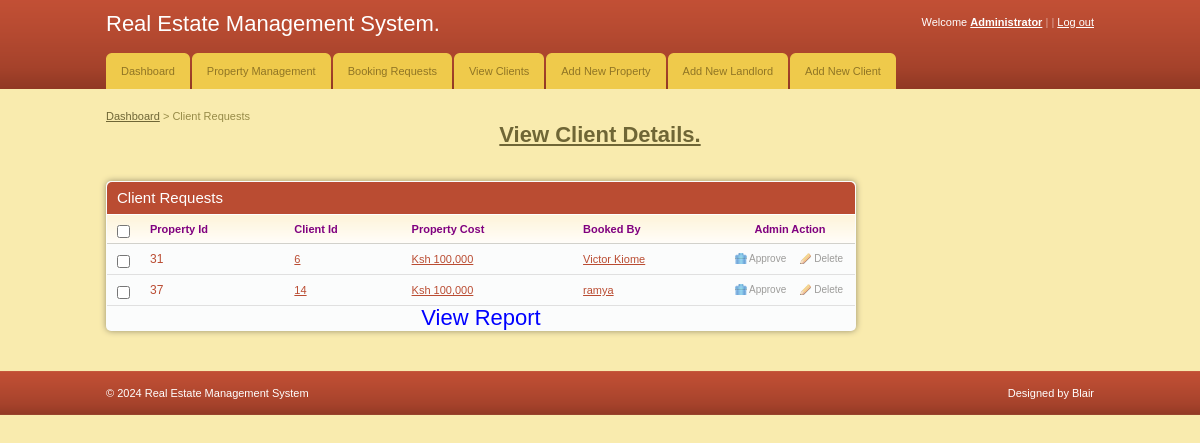
/admin/client_requests.php, run on an earlier commit of the app's database.
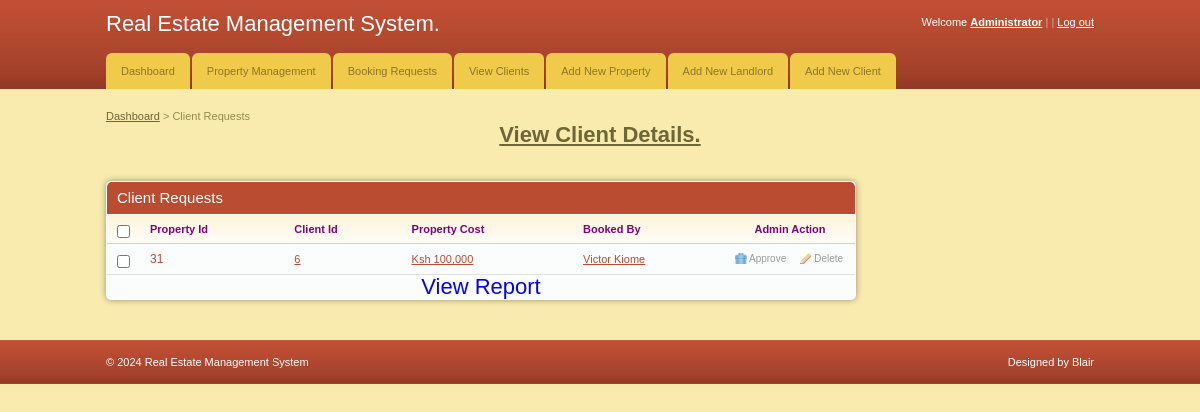
And on a later commit of the database.
### tables this page shows
CREATE TABLE `userbook` (
  `userbook_id` int(15) NOT NULL,
  `name` varchar(200) NOT NULL,
  `houseid` varchar(15) NOT NULL,
  `location` varchar(100) NOT NULL,
  `user_id` varchar(12) NOT NULL,
  `status` varchar(100) NOT NULL
);

CREATE TABLE `houses` (
  `house_id` int(11) NOT NULL,
  `house_type` varchar(255) NOT NULL,
  `image` text NOT NULL,
  `rent_cost` varchar(11) NOT NULL,
  `location` varchar(30) NOT NULL,
  `location_description` text NOT NULL,
  `max_capacity` varchar(100) NOT NULL,
  `name` varchar(100) NOT NULL,
  `contact` int(20) NOT NULL,
  `status` varchar(255) NOT NULL
);

### admin/client_requests.php (the view, shortened to what this page needs)
<!DOCTYPE html PUBLIC "-//W3C//DTD XHTML 1.0 Transitional//EN" "http://www.w3.org/TR/xhtml1/DTD/xhtml1-transitional.dtd">
<html xmlns="http://www.w3.org/1999/xhtml">
<head>
	<link rel="stylesheet" href="css/style.css" type="text/css" media="all" />
</head>
<body>
<div id="header">
	<div class="shell">
		<?php
			include 'menu.php';
		?>
	</div>
</div>
<div id="container">
	<div class="shell">
		<div class="small-nav">
			<a href="index.php">Dashboard</a>
			<span>&gt;</span>
			Client Requests
			<center><h1><font color="green"><a href="studes.php"><u><b>View Client Details.</b></u></a></font></h1></center>
		</div>
		<br />
		<div id="main">
			<div id="content">
				<div class="box">
					<div class="box-head">
						<h2 class="left">Client Requests</h2>
					</div>
					<div class="table">
						<table width="100%" border="0" cellspacing="0" cellpadding="0">
							<tr>
								<th width="13"><input type="checkbox" class="checkbox" /></th>
								<th><font color="purple">Property Id</font></th>
								<th><font color="purple">Client Id</font></th>
								<th><font color="purple">Property Cost</font></th>
								<th><font color="purple">Booked By</font></th>
								<th width="110" class="ac"><font color="purple">Admin Action</font></th>
							</tr>
							<?php
								include '../includes/config.php';
								$select = "SELECT userbook.houseid,userbook.name,userbook.user_id,houses.house_id,houses.rent_cost,user.fname
										FROM userbook LEFT JOIN houses ON userbook.houseid=houses.house_id LEFT JOIN user ON userbook.user_id=user.fname";
								$result = mysqli_query($conn,$select) or die(mysqli_error($conn));
								while($row = $result->fetch_assoc()){
							?>
							<tr>
								<td><input type="checkbox" class="checkbox" /></td>
								<td><h3><a href="#"><?php echo $row['houseid'] ?></a></h3></td>
								<td><a href="#"><?php echo $row['user_id'] ?></a></td>
								<td><a href="#"><?php echo $row['rent_cost'] ?></a></td>
								<td><a href="#"><?php echo $row['name'] ?></a></td>
								<td><a href="javascript:sureToApprove(<?php echo $row['houseid'];?>)" class="ico del">Approve</a><a href="javascript:sureToDelete(<?php echo $row['houseid'];?>)" class="ico edit">Delete</a></td>
							</tr>
							<?php
								}
							?>
						</table>
					</div>
					<center><h1><a href="clientreport.php"><font color="blue">View Report</font></h1></center>
				</div>
			</div>
		</div>
	</div>
</div>
<div id="footer">
	<div class="shell">
		<span class="left">&copy; <?php echo date("Y");?> Real Estate Management System</span>
		<span class="right">
			Designed by Blair</a>
		</span>
	</div>
</div>
</body>
</html>

### admin/menu.php (shortened to what this page needs)
<div id="top">
			<h1><a href="#">Real Estate Management System.</a></h1>
			<div id="top-navigation">
				Welcome <a href="#"><strong>Administrator</strong></a>
				<span>|</span>
				<span>|</span>
				<a href="logout.php">Log out</a>
			</div>
		</div>
<div id="navigation">
			<ul>
			    <li><a href="index.php"><span>Dashboard</span></a></li>
			    <li><a href="house_management.php"><span>Property Management</span></a></li>
			    <li><a href="client_requests.php"><span>Booking Requests</span></a></li>
			    <li><a href="view_clients.php"><span>View Clients</span></a></li>
				<li><a href="add_cars.php"><span>Add New Property</span></a></li>
				<li><a href="add_landlord.php"><span>Add New Landlord</span></a></li>
				<li><a href="add_client.php"><span>Add New Client</span></a></li>
            </ul>
		</div>

### admin/css/style.css (style rules this page uses)
* { padding:0; margin:0; outline:0; }
body { background:#f9ebae; font-family: Verdana, sans-serif; font-size:11px; line-height:14px; color:#5e5e5e; }
input, textarea, select { font-family: Verdana, sans-serif; font-size:13px; }
.checkbox { width:13px; height:13px; vertical-align:top; position:relative; top:2px; }
a { color:#ba4c32; text-decoration: underline; cursor:pointer; }
.left, .alignleft { float:left; display:inline; }
.right, .alignright { float:right; display:inline; }
.ac { text-align: center !important; }
h1 { font-size:22px; line-height:24px; color:#fff; font-weight: normal; }
h1 a { color:#fff; text-decoration: none; }
h2 { font-size:15px; font-weight: normal; }
h3 { font-size:12px; line-height:14px; font-weight: normal; }
h3 a { text-decoration: none; }
.shell { width:988px; margin:0 auto; }
#header { height:89px; background:url(images/header.gif); white-space:nowrap; }
#header h1 { float:left; display:inline; padding-top:12px; }
#top-navigation { float:right; white-space:nowrap; color:#fff; padding-top:15px; }
#top-navigation a { color:#fff; }
#top-navigation span { color:#dca598; }
#top { height:53px; }
#navigation { height:36px; }
#navigation ul { list-style-type: none; }
#navigation ul li { float:left; display:inline; margin-right:2px; }
#navigation ul li a, #navigation ul li a span { float:left; height:36px; background:url(images/tab.gif) no-repeat 0 0; padding:0 0 0 15px; }
#navigation ul li a span { background-position:right 0; padding:0 15px 0 0; }
#navigation ul li a { line-height:36px; color:#907525; text-decoration: none; }
#container { padding:20px 0; }
.small-nav { color:#978b48; padding-bottom:20px; }
.small-nav a { color:#6f6636; }
#content { float:left; width:750px; }
.table th { background:#fffdfa url(images/th.gif) repeat-x 0 0; color:#818181; text-align: left; padding:7px 10px; border-bottom:solid 1px #d2d1cb; }
.table td { background:#fbfcfc; border-bottom:solid 1px #e0e0e0; padding:8px 10px; }
.box { background:#fbfcfc; height:100%; padding:1px; margin-bottom:20px; }
.box-head { background:#ba4c32; height:32px; color:#fff; padding: 0 10px; line-height:32px; white-space:nowrap; border-bottom:solid 1px #fff; }
a.ico { color:#9d9c9a; font-size:10px; text-decoration: none; padding:0 0 0 14px; background-repeat:no-repeat; background-position:0 0; }
a.del { background-image:url(images/del.gif) }
a.edit { background-image:url(images/edit.gif); margin-left:14px; }
#footer { height:44px; background:url(images/footer.gif); line-height:44px; color:#fff; }
#footer a { color:#fff; }
.box { -moz-border-radius:5px; -webkit-border-radius:5px; -moz-box-shadow: 0 0 6px #978f6c; -webkit-box-shadow: 0 0 6px #978f6c; }
.box-head { -moz-border-radius-topleft:5px; -moz-border-radius-topright:5px; -webkit-border-top-left-radius:5px; -webkit-border-top-right-radius:5px; }

What changed in the data, as far as the page shows it:
removed userbook: houseid "37", user "14", houseid.rent_cost "Ksh 100,000", name "ramya"
